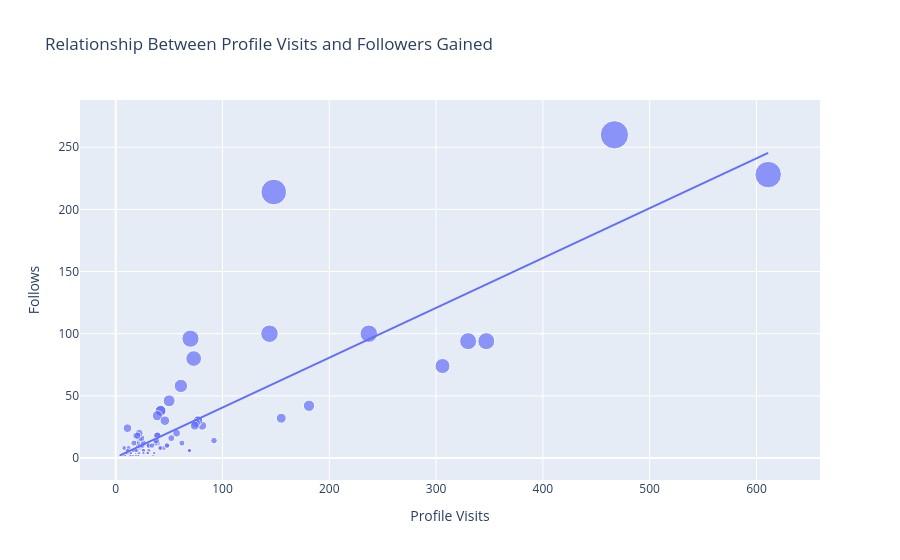

The notebook cell saved with this chart:
### Markdown cell above
##  Let’s have a look at the relationship between the total profile visits and the number of followers gained from all profile visits:

### Code cell
figure = px.scatter(data_frame = data, x="Profile Visits",
                    y="Follows", size="Follows", trendline="ols", 
                    title = "Relationship Between Profile Visits and Followers Gained")
figure.show()

### Figure 1 — Plotly figure (JSON) as saved in the notebook; plotly's stock layout.template omitted (floating-point values rounded to 4 significant figures)
{"data": [{"hovertemplate": "Profile Visits=%{x}<br>Follows=%{marker.size}<extra></extra>", "legendgroup": "", "marker": {"color": "#636efa", "size": [2, 10, 12, 8, 0, 2, 0, 6, 4, 6, 4, 0, 2, 4, 42, 6, 2, 2, 30, 0, 0, 24, 100, 2, 4, 6, 6, 6, 2, 2, 20, 2, 4, 8, 26, 2, 2, 4, 0, 2, 94, 8, 18, 10, 4, 4, 4, 4, 18, 38, 10, 12, 4, 4, 74, 0, 6, 6, 0, 6, 12, 10, 8, 8, 46, 12, 10, 94, 6, 10, 6, 4, 12, 16, 12, 8, 32, 8, 16, 6, 10, 10, 6, 2, 2, 30, 0, 4, 4, 18, 38, 10, 2, 4, 6, 6, 6, 2, 2, 14, 8, 14, 28, 18, 12, 34, 26, 260, 16, 96, 20, 30, 58, 100, 80, 18, 10, 214, 228], "sizemode": "area", "sizeref": 0.65, "symbol": "circle"}, "mode": "markers", "name": "", "orientation": "v", "showlegend": false, "type": "scatter", "x": [35, 48, 62, 23, 8, 9, 26, 12, 36, 31, 29, 15, 8, 20, 181, 17, 16, 21, 77, 10, 9, 11, 144, 14, 10, 19, 69, 11, 19, 9, 57, 13, 11, 24, 81, 4, 7, 14, 18, 8, 330, 21, 19, 32, 19, 21, 14, 30, 39, 42, 31, 20, 12, 22, 306, 13, 26, 16, 15, 15, 39, 21, 8, 45, 50, 37, 25, 347, 26, 48, 16, 26, 17, 52, 22, 41, 155, 12, 22, 20, 23, 25, 17, 16, 21, 77, 10, 14, 30, 39, 42, 31, 14, 10, 19, 69, 11, 19, 9, 38, 42, 92, 75, 21, 26, 39, 74, 467, 24, 70, 22, 46, 61, 237, 73, 20, 34, 148, 611], "xaxis": "x", "y": [2, 10, 12, 8, 0, 2, 0, 6, 4, 6, 4, 0, 2, 4, 42, 6, 2, 2, 30, 0, 0, 24, 100, 2, 4, 6, 6, 6, 2, 2, 20, 2, 4, 8, 26, 2, 2, 4, 0, 2, 94, 8, 18, 10, 4, 4, 4, 4, 18, 38, 10, 12, 4, 4, 74, 0, 6, 6, 0, 6, 12, 10, 8, 8, 46, 12, 10, 94, 6, 10, 6, 4, 12, 16, 12, 8, 32, 8, 16, 6, 10, 10, 6, 2, 2, 30, 0, 4, 4, 18, 38, 10, 2, 4, 6, 6, 6, 2, 2, 14, 8, 14, 28, 18, 12, 34, 26, 260, 16, 96, 20, 30, 58, 100, 80, 18, 10, 214, 228], "yaxis": "y"}, {"hovertemplate": "<b>OLS trendline</b><br>Follows = 0.400884 * Profile Visits + 0.46283<br>R<sup>2</sup>=0.727868<br><br>Profile Visits=%{x}<br>Follows=%{y} <b>(trend)</b><extra></extra>", "legendgroup": "", "marker": {"color": "#636efa", "symbol": "circle"}, "mode": "lines", "name": "", "showlegend": false, "type": "scatter", "x": [4, 7, 8, 8, 8, 8, 9, 9, 9, 9, 10, 10, 10, 10, 11, 11, 11, 11, 12, 12, 12, 13, 13, 14, 14, 14, 14, 14, 15, 15, 15, 16, 16, 16, 16, 17, 17, 17, 18, 19, 19, 19, 19, 19, 19, 20, 20, 20, 20, 21, 21, 21, 21, 21, 21, 22, 22, 22, 22, 23, 23, 24, 24, 25, 25, 26, 26, 26, 26, 26, 29, 30, 30, 31, 31, 31, 32, 34, 35, 36, 37, 38, 39, 39, 39, 39, 41, 42, 42, 42, 45, 46, 48, 48, 50, 52, 57, 61, 62, 69, 69, 70, 73, 74, 75, 77, 77, 81, 92, 144, 148, 155, 181, 237, 306, 330, 347, 467, 611], "xaxis": "x", "y": [2.066, 3.269, 3.67, 3.67, 3.67, 3.67, 4.071, 4.071, 4.071, 4.071, 4.472, 4.472, 4.472, 4.472, 4.873, 4.873, 4.873, 4.873, 5.273, 5.273, 5.273, 5.674, 5.674, 6.075, 6.075, 6.075, 6.075, 6.075, 6.476, 6.476, 6.476, 6.877, 6.877, 6.877, 6.877, 7.278, 7.278, 7.278, 7.679, 8.08, 8.08, 8.08, 8.08, 8.08, 8.08, 8.481, 8.481, 8.481, 8.481, 8.881, 8.881, 8.881, 8.881, 8.881, 8.881, 9.282, 9.282, 9.282, 9.282, 9.683, 9.683, 10.08, 10.08, 10.48, 10.48, 10.89, 10.89, 10.89, 10.89, 10.89, 12.09, 12.49, 12.49, 12.89, 12.89, 12.89, 13.29, 14.09, 14.49, 14.89, 15.3, 15.7, 16.1, 16.1, 16.1, 16.1, 16.9, 17.3, 17.3, 17.3, 18.5, 18.9, 19.71, 19.71, 20.51, 21.31, 23.31, 24.92, 25.32, 28.12, 28.12, 28.52, 29.73, 30.13, 30.53, 31.33, 31.33, 32.93, 37.34, 58.19, 59.79, 62.6, 73.02, 95.47, 123.1, 132.8, 139.6, 187.7, 245.4], "yaxis": "y"}], "layout": {"legend": {"itemsizing": "constant", "tracegroupgap": 0}, "title": {"text": "Relationship Between Profile Visits and Followers Gained"}, "xaxis": {"anchor": "y", "domain": [0, 1], "title": {"text": "Profile Visits"}}, "yaxis": {"anchor": "x", "domain": [0, 1], "title": {"text": "Follows"}}}}
